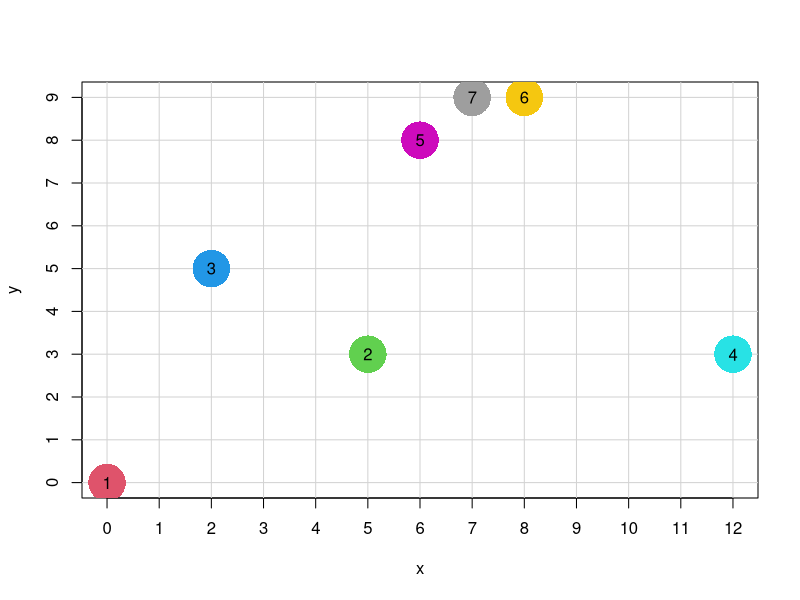
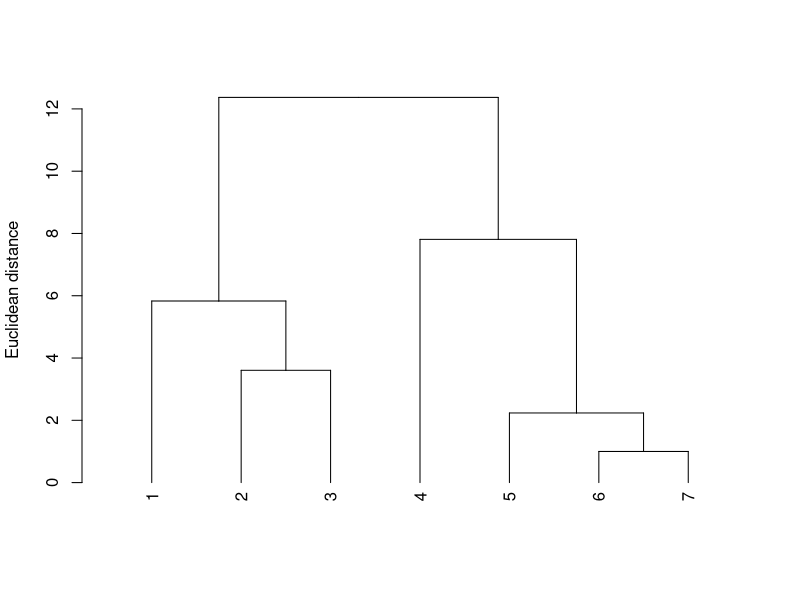
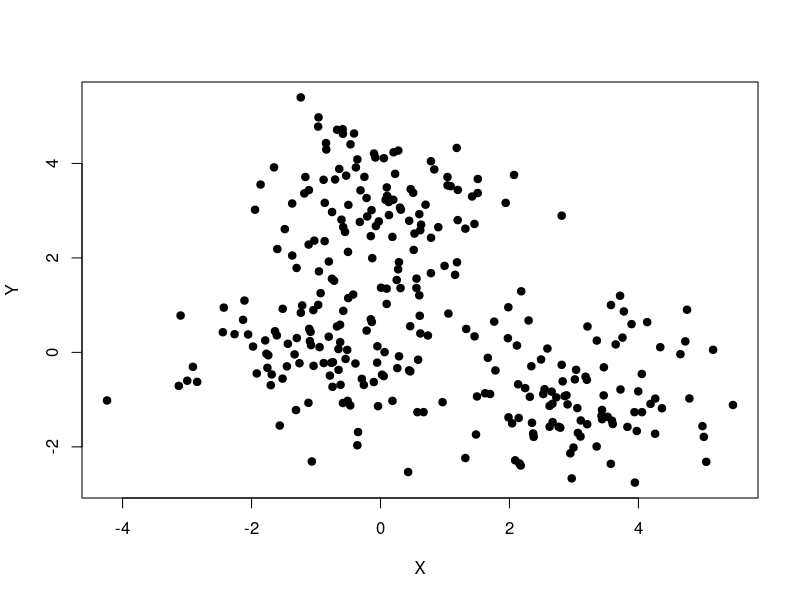
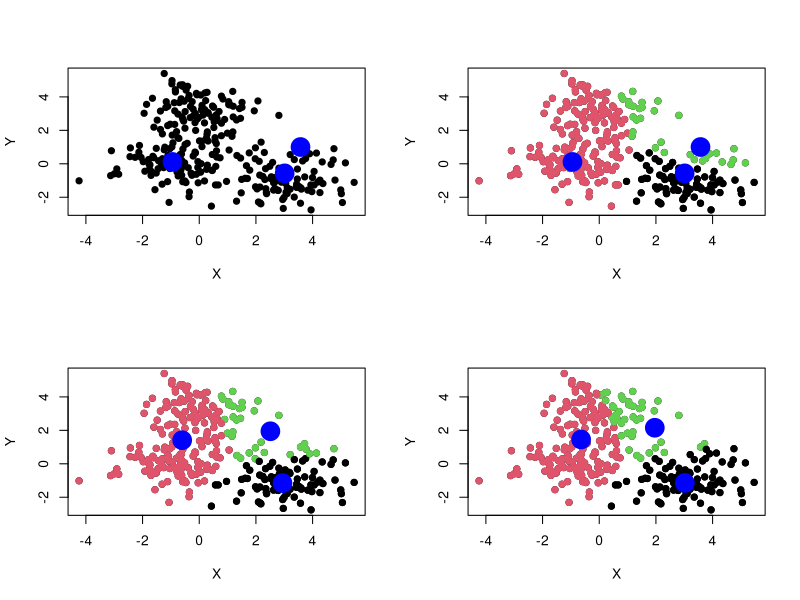
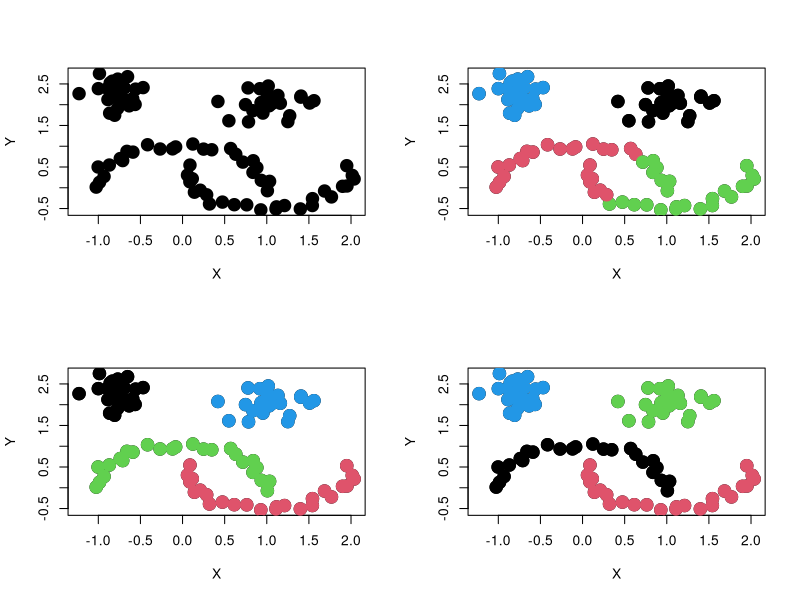

Recreate these plots in R, in order.
## ---- chunk 1
knitr::opts_chunk$set(echo = TRUE)
## ---- chunk 2
df <- data.frame(x = c(0, 5, 2, 12, 6, 8, 7), y = c(0, 3, 5, 3, 8, 9, 9))
df
plot(y ~ x, data = df, pch = 16, cex = 5, col = 2:8, xaxt="n", yaxt="n")
axis(1, at = seq(0, 12, by = 1)); axis(2, at = seq(0, 9, by = 1))
abline(h = 0:9, v = 0:12, lty = 1, col = "lightgrey")
points(y ~ x, data = df, pch = 16, cex = 5, col = 2:8)
points(y ~ x, data = df, pch = as.character(1:7))
## ---- chunk 3
dist(df)
clusters <- hclust(dist(df))
plot(as.dendrogram(clusters), ylab = "Euclidean distance")
## ---- chunk 4
library("MASS")

set.seed(123)

data1 <- as.data.frame(mvrnorm(n = 100, mu = c(-1, 0), Sigma=matrix(c(1, 0, 0, 1), ncol = 2)))
data2 <- as.data.frame(mvrnorm(n = 100, mu = c(3, -1), Sigma=matrix(c(1, 0, 0, 1), ncol = 2)))
data3 <- as.data.frame(mvrnorm(n = 100, mu = c(0, 3), Sigma=matrix(c(1, 0, 0, 1), ncol = 2)))
data<-rbind(data1, data2, data3)
head(data)
plot(data, xlab = "X", ylab = "Y", pch = 19)
## ---- chunk 5
par(mfrow=c(2, 2))
K <- 3
set.seed(123)
centers <- data[sample(1:dim(data)[1], K), ]
plot(data, xlab = "X", ylab = "Y", pch = 19)
points(centers, col="blue", cex = 3, pch = 19)
for(t in 1:3)
{
my_labels <- vector()
for(i in 1:dim(data)[1])
{
  my_dist <- vector()
  for(j in 1:K)
  {
    my_dist[j] <- sqrt((data[i, 1] - centers[j, 1])^2 + (data[i, 2] - centers[j, 2])^2)
  }
  my_labels[i] <- which.min(my_dist)
}
plot(data, xlab = "X", ylab = "Y", pch = 19)
points(data, col = my_labels, pch = 19)
points(centers, col = "blue", cex = 3, pch = 19)

new_centers <- list()
for(i in unique(my_labels))
{
  new_centers[[i]] <- colMeans(data[my_labels == i,])
}
centers <- Reduce("rbind", new_centers)
}
## ---- chunk 6
# Data generation
library("dbscan"); data("moons")
head(moons)
plot(moons, pch=19, cex = 2)
## ---- chunk 7
# K-means clustering
kmeans_clusters <- kmeans(moons, centers = 4, iter.max = 10000)
kmeans_clusters
plot(moons, pch=19, cex = 2)
points(moons, pch=19, cex = 2, col = kmeans_clusters$cluster)
## ---- chunk 8
# Spectral clustering (Graph Laplacian)
set.seed(123)
library("kernlab")
sc <- specc(as.matrix(moons), centers = 4, iterations = 100000)
sc
plot(moons, pch=19, cex = 2); points(moons, pch=19, cex = 2, col = sc)
## ---- chunk 9
# Data generation
library("dbscan")
data("moons")
head(moons)
plot(moons, pch=19, cex = 2)

# DBSCAN clustering
dbscan_clusters<-dbscan(moons, minPts = 5, eps = 0.4)
dbscan_clusters
points(moons, pch=19, cex = 2, col = dbscan_clusters$cluster)
